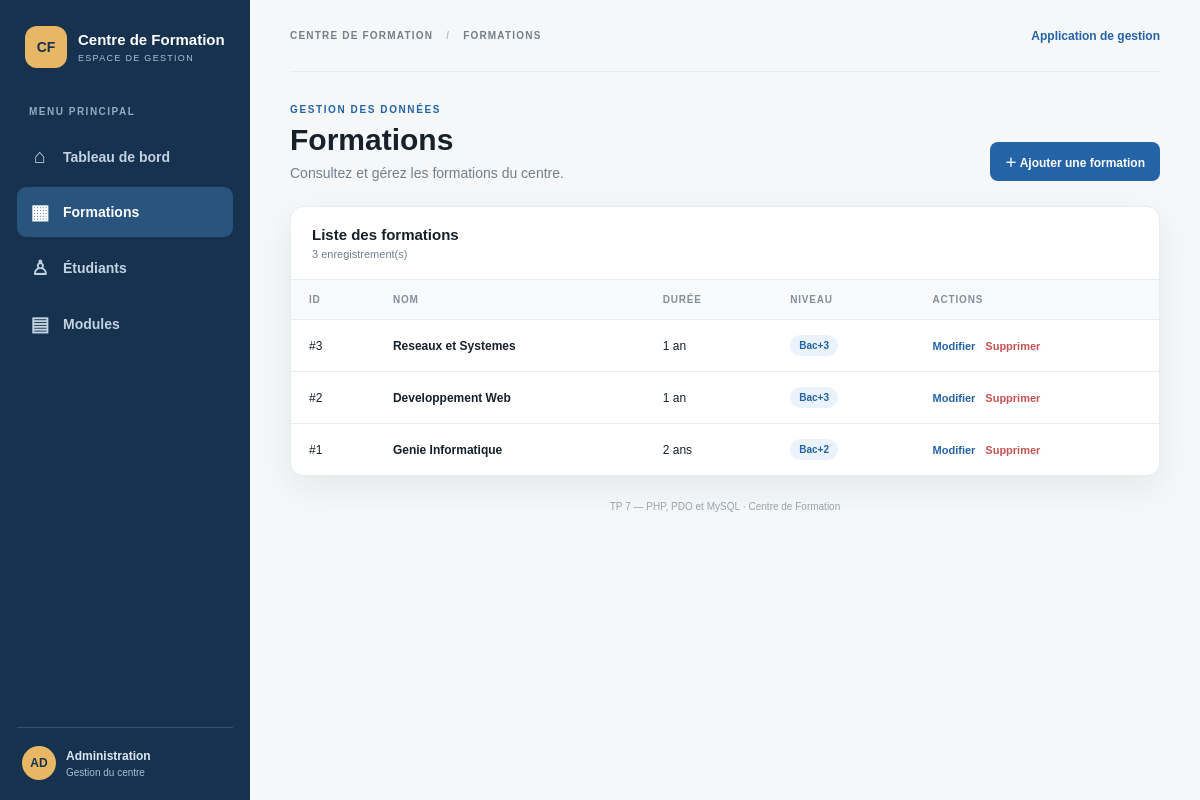
Screenshot of /formations/index.php with the database file from the repository.
### tables this page shows
CREATE TABLE IF NOT EXISTS formations (
    id_formation INT AUTO_INCREMENT PRIMARY KEY,
    nom VARCHAR(100) NOT NULL,
    duree VARCHAR(50) NOT NULL,
    niveau VARCHAR(50) NOT NULL
);

### includes/functions.php (called while the page is built, shortened)
<?php
function e($value) {
    return htmlspecialchars((string)($value ?? ''), ENT_QUOTES, 'UTF-8');
}

### formations/index.php (the view, shortened to what this page needs)
<?php
require_once '../database/connexion.php';
require_once '../includes/functions.php';
$items = $pdo->query("SELECT * FROM formations ORDER BY id_formation DESC")->fetchAll();
require '../includes/header.php';
?>
<div class="page-heading"><div><div class="eyebrow">GESTION DES DONNÉES</div><h1>Formations</h1><p>Consultez et gérez les formations du centre.</p></div><a class="btn btn-primary" href="create.php">＋ Ajouter une formation</a></div>
<section class="content-card"><div class="card-head"><div><h2>Liste des formations</h2><p><?= count($items) ?> enregistrement(s)</p></div></div><div class="table-wrap"><table><thead><tr><th>ID</th><th>Nom</th><th>Durée</th><th>Niveau</th><th>Actions</th></tr></thead><tbody>
<?php if (count($items) === 0): ?><tr><td colspan="6" class="empty">Aucun enregistrement pour le moment.</td></tr><?php else: ?>
<?php foreach ($items as $item): ?><tr><td>#<?= (int)$item['id_formation'] ?></td><td><strong><?= e($item['nom']) ?></strong></td><td><?= e($item['duree']) ?></td><td><span class="badge"><?= e($item['niveau']) ?></span></td><td><div class="actions"><a class="action-link" href="edit.php?id=<?= (int)$item['id_formation'] ?>">Modifier</a><a class="action-link delete" href="delete.php?id=<?= (int)$item['id_formation'] ?>">Supprimer</a></div></td></tr><?php endforeach; ?>
<?php endif; ?></tbody></table></div></section>
<?php require '../includes/footer.php'; ?>

### assets/css/style.css (style rules this page uses)
:root { --ink:#17212b;--muted:#72808c;--line:#e7ecef;--bg:#f5f7f8;--white:#fff;--blue:#2463a6;--blue-dark:#174879;--teal:#16877d;--red:#c65353;--shadow:0 12px 35px rgba(29,48,57,.07) }
* { box-sizing:border-box }
body { margin:0;background:var(--bg);color:var(--ink);font:14px Arial, sans-serif }
a { color:inherit;text-decoration:none }
.page-heading { display:flex;justify-content:space-between;align-items:flex-end;gap:18px;margin-bottom:25px }
.eyebrow { font-size:10px;letter-spacing:1.6px;font-weight:bold;color:var(--blue);margin-bottom:8px }
.page-heading h1 { font-size:30px;margin:0 }
.page-heading p { color:var(--muted);margin:8px 0 0 }
.btn { display:inline-flex;align-items:center;justify-content:center;gap:7px;padding:11px 15px;border:0;border-radius:8px;font-weight:bold;font-size:12px;cursor:pointer }
.btn-primary { background:var(--blue);color:#fff }
.stat-card,.content-card,.form-card,.hero,.quick-card { background:#fff;border:1px solid var(--line);border-radius:13px;box-shadow:var(--shadow) }
.content-card { overflow:hidden }
.card-head { display:flex;justify-content:space-between;align-items:center;padding:19px 21px;border-bottom:1px solid var(--line) }
.card-head h2 { font-size:15px;margin:0 }
.card-head p { font-size:11px;color:var(--muted);margin:5px 0 0 }
.table-wrap { overflow-x:auto }
table { width:100%;border-collapse:collapse;text-align:left }
th { background:#f8fafc;color:#82909c;text-transform:uppercase;letter-spacing:.8px;font-size:10px;padding:14px 18px }
td { padding:15px 18px;border-top:1px solid var(--line);font-size:12px }
.badge { display:inline-block;background:#eaf3fb;color:var(--blue);padding:5px 9px;border-radius:20px;font-size:10px;font-weight:bold }
.actions { display:flex;gap:10px;align-items:center;white-space:nowrap }
.action-link { font-size:11px;font-weight:bold;color:var(--blue) }
.action-link.delete { color:var(--red) }

### rows the page displays
formations: id_formation "3", nom "Reseaux et Systemes", duree "1 an", niveau "Bac+3"
formations: id_formation "2", nom "Developpement Web", duree "1 an", niveau "Bac+3"
formations: id_formation "1", nom "Genie Informatique", duree "2 ans", niveau "Bac+2"

### other values shown
$pageTitle "FORMATIONS"
count($items) "3"
